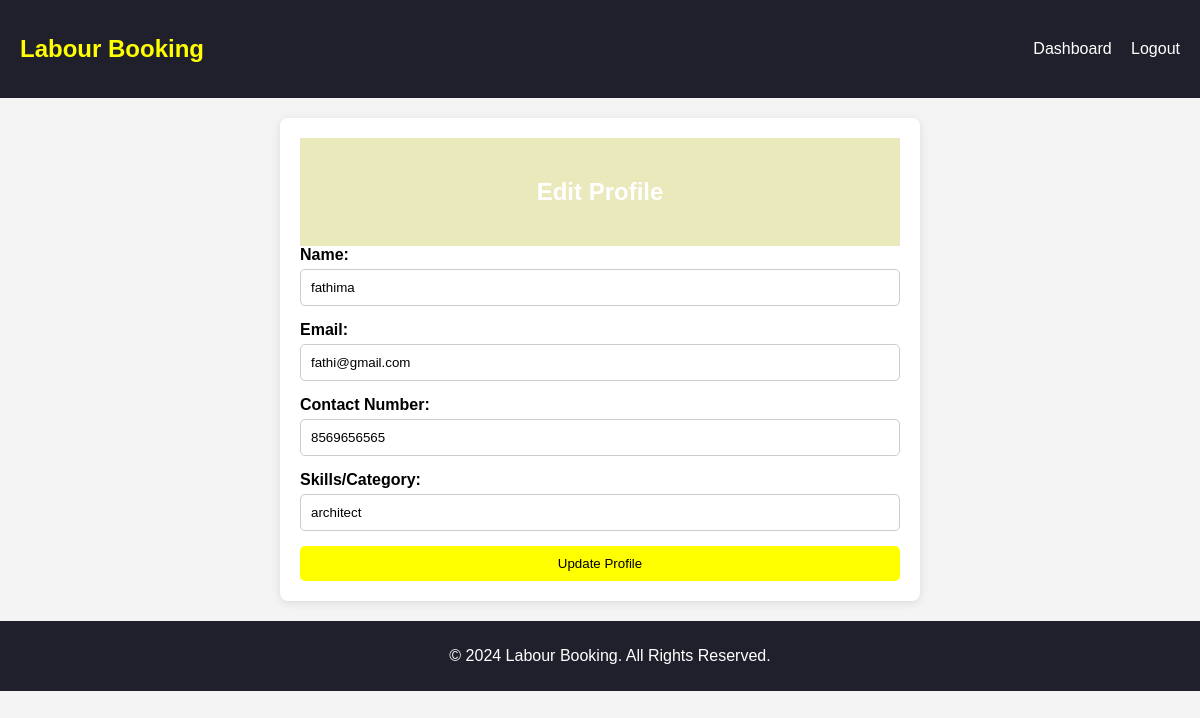
Screenshot of /staffprofile.php (signed in) with the database file from the repository.
### tables this page shows
CREATE TABLE `staff` (
  `id` int(20) NOT NULL,
  `Name` varchar(20) NOT NULL,
  `phoneno` varchar(10) NOT NULL,
  `emailid` varchar(20) NOT NULL,
  `username` varchar(20) NOT NULL,
  `password` varchar(20) NOT NULL,
  `category` varchar(20) NOT NULL,
  `status` varchar(20) DEFAULT 'active'
);

### staffprofile.php (the view, shortened to what this page needs)
<?php
$conn = mysqli_connect("localhost", "root", "", "labour_booking");
$staff_id = $_SESSION['staff_id'];
$sql = "SELECT * FROM staff WHERE id = $staff_id";
$result = mysqli_query($conn, $sql);
$staff = mysqli_fetch_assoc($result);
?>
<!DOCTYPE html>
<html lang="en">
<head>
    <link rel="stylesheet" href="staffprofile.css">
</head>
<body>
    <nav>
        <div class="sappy">
            <h1>Labour Booking</h1>
            <div class="hi">
                <a href="staffdash.php" class="hello">Dashboard</a>
                <a href="logout.php" class="hello">Logout</a>
            </div>
        </div>
    </nav>
    <main class="main-content">
        <header class="header">
            <h2>Edit Profile</h2>
        </header>
        <form action="" method="POST">
            <label for="name">Name:</label>
            <input type="text" name="name" id="name" value="<?php echo htmlspecialchars($staff['Name']); ?>" required>
            <label for="email">Email:</label>
            <input type="email" name="email" id="email" value="<?php echo htmlspecialchars($staff['emailid']); ?>" required>
            <label for="phone">Contact Number:</label>
            <input type="tel" name="phone" id="phone" value="<?php echo htmlspecialchars($staff['phoneno']); ?>" required>
            <label for="category">Skills/Category:</label>
            <input type="text" name="category" id="category" value="<?php echo htmlspecialchars($staff['category']); ?>" required>
            <button type="submit">Update Profile</button>
        </form>
    </main>
    <footer>
        <p>&copy; 2024 Labour Booking. All Rights Reserved.</p>
    </footer>
</body>
</html>

### staffprofile.css (style rules this page uses)
body { font-family: Arial, sans-serif; margin: 0; padding: 0; background-color: #f4f4f4; }
nav { background-color: rgb(32, 32, 44); color: white; padding: 15px 0; }
.sappy { display: flex; justify-content: space-between; align-items: center; max-width: 1200px; margin: 0 auto; padding: 0 20px; }
.hi a { color: white; text-decoration: none; margin-left: 15px; }
.header { text-align: center; padding: 20px; background-color: rgba(193, 193, 64, 0.353); color: white; }
.main-content { max-width: 600px; margin: 20px auto; padding: 20px; background-color: white; border-radius: 8px; box-shadow: 0 2px 10px rgba(0, 0, 0, 0.1); }
form { display: flex; flex-direction: column; }
label { margin-bottom: 5px; font-weight: bold; }
input { margin-bottom: 15px; padding: 10px; border: 1px solid #ccc; border-radius: 5px; }
button { background-color: yellow; color: black; border: none; padding: 10px 15px; border-radius: 5px; cursor: pointer; }
footer { text-align: center; padding: 10px; background-color: rgb(32, 32, 44); color: white; position: relative; bottom: 0; width: 100%; }
h1 { color: yellow; }

### rows the page displays
staff: name "fathima", email "fathi@gmail.com", phone "8569656565", category "architect"
